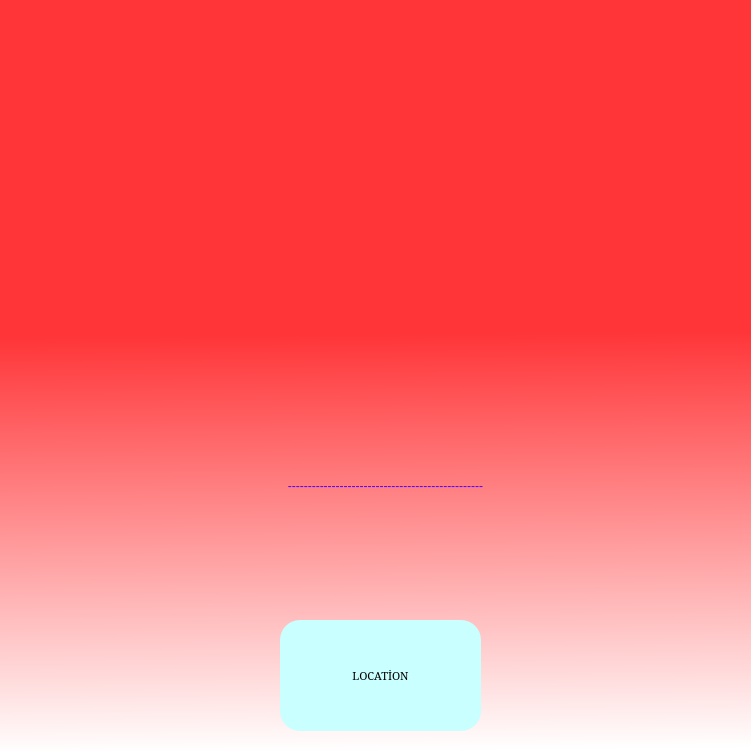
<?xml version="1.0" encoding="UTF-8"?>
<ui version="4.0">
 <class>Dialog</class>
 <widget class="QDialog" name="Dialog">
  <property name="geometry">
   <rect>
    <x>0</x>
    <y>0</y>
    <width>751</width>
    <height>751</height>
   </rect>
  </property>
  <property name="windowTitle">
   <string>Dialog</string>
  </property>
  <widget class="QWidget" name="widget" native="true">
   <property name="geometry">
    <rect>
     <x>0</x>
     <y>0</y>
     <width>751</width>
     <height>751</height>
    </rect>
   </property>
   <property name="styleSheet">
    <string notr="true">QWidget#widget{
background-color:qlineargradient(spread:pad, x1:0.492174, y1:0.018, x2:0.502, y2:1, stop:0.432836 rgba(255, 53, 56, 255), stop:1 rgba(255, 255, 255, 255));}</string>
   </property>
   <widget class="QLabel" name="image_label">
    <property name="geometry">
     <rect>
      <x>0</x>
      <y>0</y>
      <width>751</width>
      <height>751</height>
     </rect>
    </property>
    <property name="text">
     <string>&lt;html&gt;&lt;head/&gt;&lt;body&gt;&lt;p&gt;&lt;br/&gt;&lt;/p&gt;&lt;/body&gt;&lt;/html&gt;</string>
    </property>
   </widget>
   <widget class="QPushButton" name="answer_button">
    <property name="geometry">
     <rect>
      <x>280</x>
      <y>620</y>
      <width>201</width>
      <height>111</height>
     </rect>
    </property>
    <property name="font">
     <font>
      <family>MS Serif</family>
      <pointsize>8</pointsize>
      <weight>9</weight>
      <italic>false</italic>
      <bold>false</bold>
      <underline>false</underline>
     </font>
    </property>
    <property name="styleSheet">
     <string notr="true">border-radius:20px;
background-color: rgb(201, 255, 255);
font: 75 8pt &quot;MS Serif&quot;;</string>
    </property>
    <property name="text">
     <string>LOCATİON</string>
    </property>
   </widget>
   <widget class="QLabel" name="answer_label">
    <property name="geometry">
     <rect>
      <x>240</x>
      <y>460</y>
      <width>291</width>
      <height>51</height>
     </rect>
    </property>
    <property name="styleSheet">
     <string notr="true">font: 57 14pt &quot;Dubai Medium&quot;;
color: rgb(85, 0, 255);</string>
    </property>
    <property name="text">
     <string>-------------------------------------------------</string>
    </property>
    <property name="alignment">
     <set>Qt::AlignCenter</set>
    </property>
   </widget>
  </widget>
 </widget>
 <resources/>
 <connections/>
</ui>
